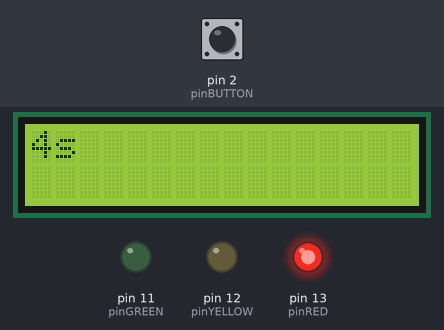
A program run on a simulated Arduino Uno, built with avr-gcc and run on an emulated ATmega328P. Parts: 16×2 character LCD, output pins drawn as LEDs (lit = HIGH). The test bench sets the inputs (shaded band); at power-on: pin 2 (pinBUTTON) HIGH.

Above: at 1.2 s.
1.3 s: pin 2 (pinBUTTON) pulled LOW for 0.15 s
At 7.1 s:
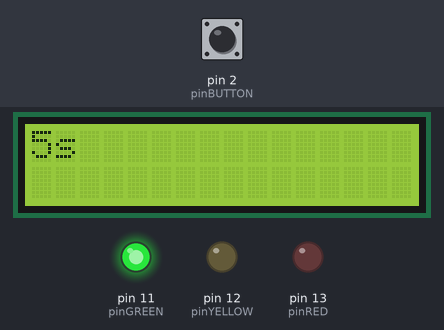
7.4 s: pin 2 (pinBUTTON) pulled LOW for 1 s
At 8.2 s:
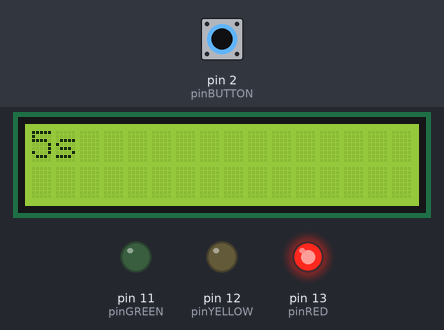
11.4 s: pin 2 (pinBUTTON) pulled LOW for 3.2 s
At 21.9 s:
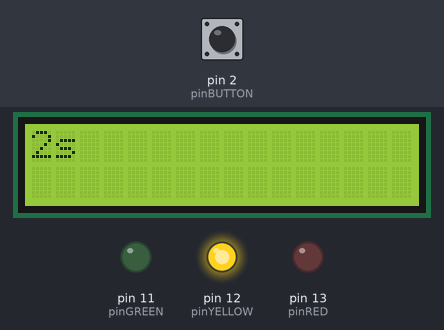
Timing chart, 0 to 22.1 s (numbered marks = the images above; inputs shaded):
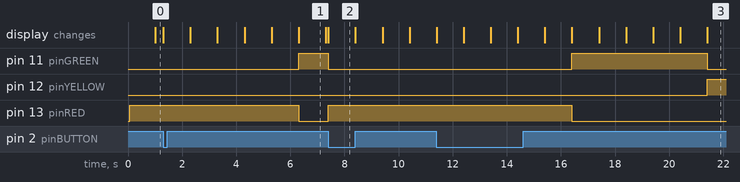

Measured:
- after the input at 1.3 s, pin 11 (pinGREEN): LOW → HIGH after 5.0 s instead of 3.7 s; pin 13 (pinRED): HIGH → LOW after 5.0 s instead of 3.7 s
- after the input at 7.4 s, pin 11 (pinGREEN): HIGH → LOW after 0.00 s instead of 3.9 s; pin 12 (pinYELLOW): stays LOW (without the input it goes to HIGH after 3.9 s); pin 13 (pinRED): LOW → HIGH at once
- what the display in image 1 shows lasts 1.0 s, from 6.3 s to 7.3 s

The program:

main.cpp
```cpp
#include <Arduino.h>
#include <Wire.h>
#include <LiquidCrystal_I2C.h>

// Khởi tạo màn hình LCD
LiquidCrystal_I2C lcd(0x27, 16, 2);

// Khai báo chân cắm led
const int pinRED = 13;
const int pinYELLOW = 12;
const int pinGREEN = 11;
const int pinBUTTON = 2;

// Định nghĩa máy trạng thái
enum LightState { RED, YELLOW, GREEN };
LightState currentState = RED;

// Quản lý thời gian bằng millis()
unsigned long previousMillis = 0;
unsigned long greenTime = 5000;
unsigned long yellowTime = 2000;
unsigned long redTime = 5000;

// Biến cờ ngắt và chống dội phím
volatile bool buttonPressed = false;
volatile unsigned long lastInterruptTime = 0;
const unsigned long debounceDelay = 200;

int lastPrintedSecond = -1; // Biến lưu số giây đã hiển thị để chống nháy LCD

void pedestrianISR();
void hienThiGiay(int giay);

void setup () {
  lcd.init();
  lcd.backlight();
  lcd.clear();

  pinMode(pinRED, OUTPUT);
  pinMode(pinYELLOW, OUTPUT);
  pinMode(pinGREEN, OUTPUT);
  pinMode(pinBUTTON, INPUT_PULLUP);

  attachInterrupt(digitalPinToInterrupt(pinBUTTON), pedestrianISR, FALLING);
}

void loop () {
  unsigned long currentMillis = millis();

  // 1. Kiểm tra ngắt nút nhấn NGAY LẬP TỨC ở đầu loop
  if (buttonPressed) {
    buttonPressed = false;
    currentState = RED;
    previousMillis = currentMillis; // Reset thời gian
    lcd.clear(); // Xóa màn hình khi bị ngắt đột ngột
  }

  // 2. Xử lý Logic thời gian và đổi trạng thái
  unsigned long elapsedTime = currentMillis - previousMillis;
  int remainingSeconds = 0;

  switch (currentState) {
    case RED:
      digitalWrite(pinRED, HIGH);
      digitalWrite(pinYELLOW, LOW);
      digitalWrite(pinGREEN, LOW);

      if (elapsedTime >= redTime) {
        currentState = GREEN;
        previousMillis = currentMillis;
        lcd.clear();
      } else {
        remainingSeconds = (redTime - elapsedTime) / 1000 + 1;
      }
      break;

    case GREEN:
      digitalWrite(pinRED, LOW);
      digitalWrite(pinYELLOW, LOW);
      digitalWrite(pinGREEN, HIGH);

      if (elapsedTime >= greenTime) {
        currentState = YELLOW;
        previousMillis = currentMillis;
        lcd.clear();
      }
      else {
        remainingSeconds = (greenTime - elapsedTime) / 1000 + 1;
      }
      break;

    case YELLOW:
      digitalWrite(pinRED, LOW);
      digitalWrite(pinYELLOW, HIGH);
      digitalWrite(pinGREEN, LOW);

      if (elapsedTime >= yellowTime) {
        currentState = RED;
        previousMillis = currentMillis;
        lcd.clear();
      } else {
        remainingSeconds = (yellowTime - elapsedTime) / 1000 + 1;
      }
      break;
  }

  // 3. Hiển thị đếm ngược (chỉ cập nhật LCD khi số giây thay đổi)
  if (remainingSeconds != lastPrintedSecond && remainingSeconds > 0) {
    hienThiGiay(remainingSeconds);
    lastPrintedSecond = remainingSeconds;
  }
}

// Hàm ngắt
void pedestrianISR() {
  unsigned long interruptTime = millis();
  if (interruptTime - lastInterruptTime > debounceDelay) {
    buttonPressed = true;
    lastInterruptTime = interruptTime;
  }
}

// Hàm hiển thị thời gian
void hienThiGiay(int giay) {
  lcd.setCursor(0, 0);

  lcd.print(giay);
  lcd.print("s   "); // Thêm khoảng trắng để ghi đè ký tự cũ
}
```
